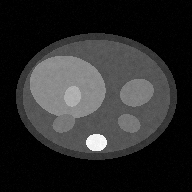
#> input picture sample_data/images/case01_image.png, 192 x 192 px
$ python gradcam_grid.py
#> lines starting #> are read from the running program, lines starting #| are printed output that depends on the picture; after the words box and inside, x2 and y2 are one past the last pixel; in counts of white or black regions, pixels touching at a corner belong together
"""
Saliency / Grad-CAM Overlay Grid
Original image, heatmap and overlay per case with one shared colorbar, plus
the fraction of attention landing inside the annotated lesion. Quantifying the
overlap is what separates an evidence figure from a pretty picture.
requires_image: true
sample_image: images/case01_image.png
sample_mask: images/case01_cam.png
tags: imaging, interpretability, grad-cam, saliency, medical-imaging
note: reads PNG cases from sample_data/images; point CASES at your own files
"""

import os

import numpy as np
import matplotlib.pyplot as plt

# ── Data ─────────────────────────────────────────────────────────────────────
# (label, image, saliency map, optional lesion mask, predicted, true)
CASES = [
    ('Case 01', 'images/case01_image.png', 'images/case01_cam.png',
     'images/case01_mask_gt.png', 'Malignant', 'Malignant'),
    ('Case 02', 'images/case02_image.png', 'images/case02_cam.png',
     'images/case02_mask_gt.png', 'Malignant', 'Malignant'),
    ('Case 03', 'images/case03_image.png', 'images/case03_cam.png',
     'images/case03_mask_gt.png', 'Benign', 'Malignant'),
    ('Case 04', 'images/case04_image.png', 'images/case04_cam.png',
     'images/case04_mask_gt.png', 'Malignant', 'Malignant'),
]
LESION_VALUE = 2           # label value marking the lesion in the mask
CAM_CMAP = 'inferno'
ALPHA = 0.45
THRESHOLD = 0.5            # contour drawn at this fraction of peak attention


def _opt(name, default):
    value = globals().get(name)
    return default if value is None else value


def _sample_dir():
    """Folder holding the bundled example data.

    The extension injects `_sample_data_dir`; the `__file__` branch only
    matters when the template is run straight from the bank folder. Looked up
    lazily because `__file__` is undefined when the code is exec'd inline.
    """
    root = globals().get('_sample_data_dir')
    if root:
        return root
    here = globals().get('__file__')
    if here:
        return os.path.join(os.path.dirname(os.path.abspath(here)),
                            '..', '..', 'sample_data')
    return 'sample_data'


def _resolve(path):
    if os.path.isabs(path):
        return path
    return os.path.join(_sample_dir(), *path.replace('\\', '/').split('/'))


def read_gray(path):
#> called with path = 'images/case01_image.png'
    array = plt.imread(_resolve(path))
#> array is the input picture: shape (192, 192, 4) float32; mean R, G, B, A 0.172, 0.172, 0.172, 1
    if array.ndim == 3:
        array = array[..., 0]
#> array: shape (192, 192) float32
    return array.astype(float)


W = _opt('_fig_width', 3.0 * len(CASES) + 1.0)
H = _opt('_fig_height', 8.0)
fig, axes = plt.subplots(3, len(CASES), figsize=(W, H), layout='constrained')
axes = np.atleast_2d(axes)
if axes.shape[0] != 3:
    axes = axes.T

images = []
for column, (label, image_path, cam_path, mask_path, pred, true) in enumerate(CASES):
    image = read_gray(image_path)
    cam = read_gray(cam_path)
#> call 2 of read_gray, with path = 'images/case01_cam.png'
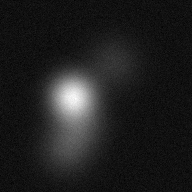
#> input picture sample_data/images/case01_cam.png, 192 x 192 px
#> in read_gray, array is the input picture: shape (192, 192, 4) float32; mean R, G, B, A 0.124, 0.124, 0.124, 1
    # Normalise per case so the shared colorbar means "fraction of this case's
    # peak activation" — comparing raw activations across cases is meaningless.
    # np.ptp(), not cam.ptp(): the ndarray method was removed in numpy 2.0.
    cam = (cam - cam.min()) / (float(np.ptp(cam)) or 1.0)
    mask = read_gray(mask_path) if mask_path else None
#> call 3 of read_gray, with path = 'images/case01_mask_gt.png'
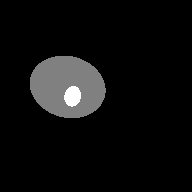
#> input picture sample_data/images/case01_mask_gt.png, 192 x 192 px
#> in read_gray, array is the input picture: shape (192, 192, 4) float32; mean R, G, B, A 0.0542, 0.0542, 0.0542, 1

    axes[0, column].imshow(image, cmap='gray', interpolation='nearest')
    im = axes[1, column].imshow(cam, cmap=CAM_CMAP, vmin=0, vmax=1,
                                interpolation='bilinear')
    images.append(im)

    axes[2, column].imshow(image, cmap='gray', interpolation='nearest')
    axes[2, column].imshow(cam, cmap=CAM_CMAP, vmin=0, vmax=1, alpha=ALPHA,
                           interpolation='bilinear')
    axes[2, column].contour(cam, levels=[THRESHOLD], colors=['white'],
                            linewidths=1.2)

    # Does the attention land on the annotated lesion?
    caption = f'{label}'
    if mask is not None:
        lesion = np.isclose(mask * (LESION_VALUE if mask.max() <= 1.0 + 1e-6
                                    else 1.0), LESION_VALUE, atol=0.4)
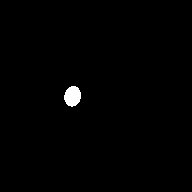
#> lesion: shape (192, 192) bool; 0.74% white; 1 white region, box (x1, y1, x2, y2) and area: (64, 86, 81, 107) 272
        if lesion.any():
            hot = cam >= THRESHOLD
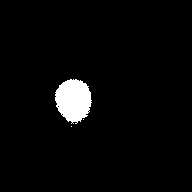
#> hot: shape (192, 192) bool; 3.3% white; 3 white regions (2 under 20 px), largest, box (x1, y1, x2, y2) and area: (55, 79, 92, 124) 1222
            # Enrichment, not share: a small lesion holds a small *share* of
            # total attention however well the model localises it, so the
            # share reads as failure. Mean activation inside over mean
            # overall answers the question actually being asked.
            enrichment = (float(cam[lesion].mean() / cam.mean())
                          if cam.mean() else 0.0)
#> enrichment = 7.05
            iou = (np.logical_and(hot, lesion).sum()
                   / max(np.logical_or(hot, lesion).sum(), 1))
#> iou = 0.222
            caption += (f'\nattention {enrichment:.1f}x enriched on lesion, '
                        f'IoU {iou:.2f}')
            for ax in (axes[0, column], axes[2, column]):
                ax.contour(lesion.astype(float), levels=[0.5],
                           colors=['#029E73'], linewidths=1.2)

    correct = pred == true
    axes[0, column].set_title(
        f'{label}\npredicted: {pred}' + ('' if correct else f'  (true: {true})'),
        fontsize=8.5, pad=4,
        color='#222222' if correct else '#D55E00',
        fontweight='normal' if correct else 'bold')
    axes[2, column].set_xlabel(caption, fontsize=7.5)

    for row in range(3):
        axes[row, column].set_xticks([])
        axes[row, column].set_yticks([])
        for spine in axes[row, column].spines.values():
            spine.set_visible(False)
        axes[row, column].grid(False)
#> pass 2 of the loop `for column, (label, image_path, cam_path, mask_path, pred, true) in en..`:
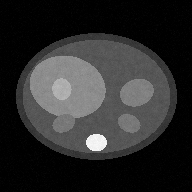
#> input picture sample_data/images/case02_image.png, 192 x 192 px
#> in read_gray, array is the input picture: shape (192, 192, 4) float32; mean R, G, B, A 0.173, 0.173, 0.173, 1
#> array: shape (192, 192) float32
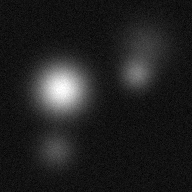
#> input picture sample_data/images/case02_cam.png, 192 x 192 px
#> in read_gray, array is the input picture: shape (192, 192, 4) float32; mean R, G, B, A 0.13, 0.13, 0.13, 1
#> array: shape (192, 192) float32
#> array: shape (192, 192) float32
#> lesion: shape (192, 192) bool; 0.88% white; 1 white region, box (x1, y1, x2, y2) and area: (52, 78, 72, 100) 326
#> `hot = cam >= THRESHOLD`:
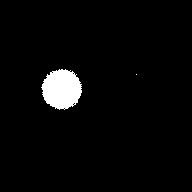
#> hot: shape (192, 192) bool; 3.4% white; 2 white regions (1 under 20 px), largest, box (x1, y1, x2, y2) and area: (41, 69, 82, 110) 1247
#> enrichment = 6.96
#> iou = 0.261
#> (the run stopped early here; a loop or call above may not have finished)
